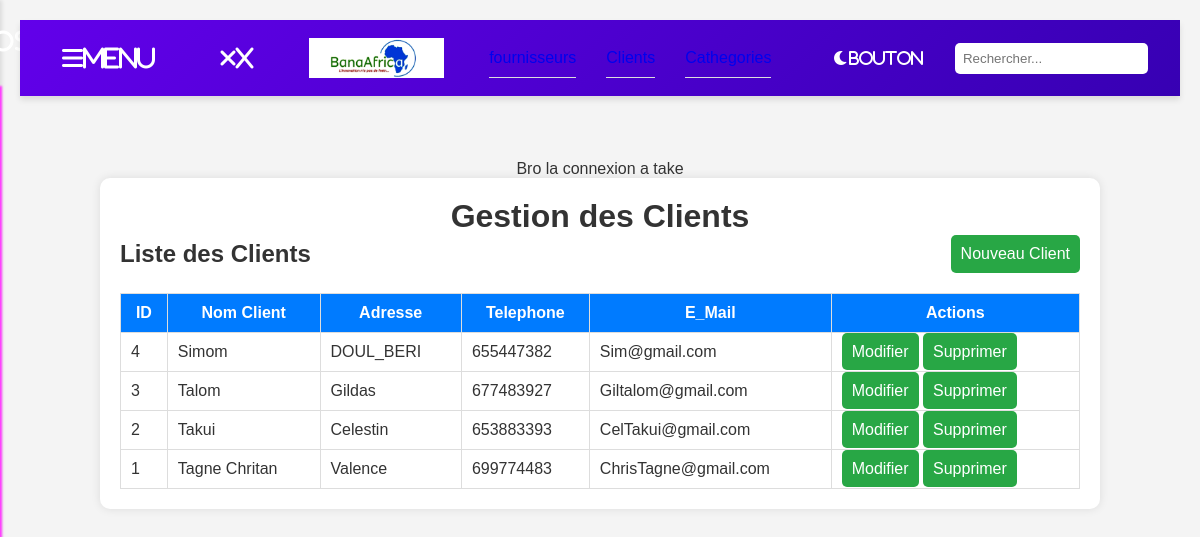
Page /Client.php on the committed database.
### tables this page shows
CREATE TABLE IF NOT EXISTS `clients` (
  `id` int NOT NULL AUTO_INCREMENT,
  `nom_Client` varchar(255) NOT NULL,
  `Adresse` varchar(255) NOT NULL,
  `Tel_Client` int NOT NULL,
  `E-Mail` varchar(255) NOT NULL,
  PRIMARY KEY (`id`)
);

### Client.php (the view, shortened to what this page needs)
<?php
 require 'layout.php';
 include "Entreefunction.php"
?>
<!DOCTYPE html>
<html lang="fr">
<head>
    <link rel="stylesheet" href="EntreeStyle.css">
</head>
<body>
    <div class="container">
        <h1>Gestion des Clients</h1>
        <div class="new-enter-and-back">
        <h2>Liste des Clients</h2>
            <a href="Clientcrud/add-Client.php" id="btnNewEntry">Nouveau Client</a>
        </div>
        <table>
            <thead>
                <tr>
                    <th>ID</th>
                    <th>Nom Client</th>
                    <th>Adresse</th>
                    <th>Telephone</th>
                    <th>E_Mail</th>
                    <th>Actions</th>
                </tr>
            </thead>
            <tbody id="productList">
                <?php
                    $allEnter = getAllItem("clients");
                    if(mysqli_num_rows($allEnter) > 0){
                        foreach($allEnter as $item){
                            ?>
                                <tr>
                                    <td><?php echo $item['id']; ?></td>
                                    <td><?php echo $item['nom_Client']; ?></td>
                                    <td><?php echo $item['Adresse']; ?></td>
                                    <td><?php echo $item['Tel_Client']; ?></td>
                                    <td><?php echo $item['E-Mail']; ?></td>
                                    <td>
                                        <a href="Clientcrud/update-Client.php?id=<?= $item['id'] ?>" id="btnNewEntry">Modifier</a>
                                        <a href="Clientcrud/delete-Client.php?id=<?= $item['id'] ?>" id="btnNewEntry">Supprimer</a>
                                    </td>
                                </tr>
                            <?php
                        }
                    }
                ?>
            </tbody>
        </table>
    </div>
</body>
</html>

### front.css (style rules this page uses)
* { margin: 0; padding: 0; box-sizing: border-box; }
body { font-family: Arial, sans-serif; background-color: #f4f4f9; color: #333; transition: background-color 0.3s, color 0.3s; }

### Dash.css (style rules this page uses)
body { font-family: Arial, sans-serif; margin: 0; padding: 0; background-color: #f5f5f5; }

### EntreeStyle.css (style rules this page uses)
* { margin: 0; padding: 0; box-sizing: border-box; }
body { font-family: Arial, sans-serif; background-color: #f4f4f4; text-align: center; padding: 20px; }
.container { width: 90%; max-width: 1000px; margin: auto; background: white; padding: 20px; border-radius: 10px; box-shadow: 0 0 10px rgba(0, 0, 0, 0.1); }
a { text-decoration: none; }
h1 { color: #333; }
button, #btnNewEntry { background-color: #28a745; color: white; border: none; padding: 10px; cursor: pointer; border-radius: 5px; }
table, select { width: 100%; margin-top: 20px; border-collapse: collapse; }
th, td { padding: 10px; border: 1px solid #ddd; }
th { background-color: #007bff; color: white; }
.new-enter-and-back { display: flex; justify-content: space-between; align-items: center; }

### rows in the picture
clients: id "4", nom_Client "Simom", Adresse "DOUL_BERI", Tel_Client "655447382", value "Sim@gmail.com"
clients: id "3", nom_Client "Talom", Adresse "Gildas", Tel_Client "677483927", value "Giltalom@gmail.com"
clients: id "2", nom_Client "Takui", Adresse "Celestin", Tel_Client "653883393", value "CelTakui@gmail.com"
clients: id "1", nom_Client "Tagne Chritan", Adresse "Valence", Tel_Client "699774483", value "ChrisTagne@gmail.com"
